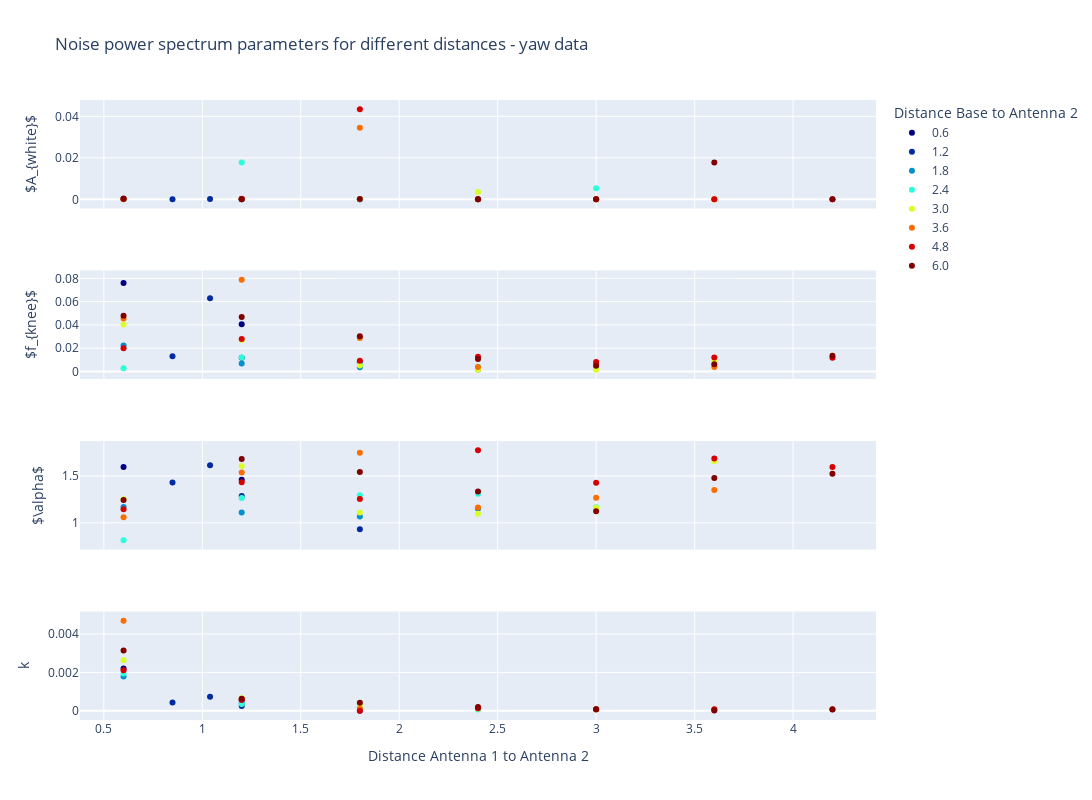

Notebook code cell kept with this figure:
### Code cell
unique_distances = np.unique(distance_base_antenna1)
colors = px.colors.sample_colorscale("jet", [i / (len(unique_distances) - 1) for i in range(len(unique_distances))])

# Create a subplot figure with 2 rows and 1 column, sharing the x-axis.
fig = make_subplots(
    rows=4,
    cols=1,
    shared_xaxes=True,
    vertical_spacing=0.1,
)

# Loop over unique distances to add traces for both subplots.
for i, dist in enumerate(unique_distances):
    mask = distance_base_antenna1 == dist
    # First subplot: A_white values
    fig.add_trace(go.Scatter(x=distance_antenna1_antenna2[mask], y=params_value[mask, 0], mode="markers", name=f"{dist:.1f}", marker=dict(color=colors[i])), row=1, col=1)
    # Second subplot: f_knee values; hide legend to avoid duplicates.
    fig.add_trace(go.Scatter(x=distance_antenna1_antenna2[mask], y=params_value[mask, 1], mode="markers", name=f"{dist:.1f}", marker=dict(color=colors[i]), showlegend=False), row=2, col=1)

    fig.add_trace(go.Scatter(x=distance_antenna1_antenna2[mask], y=params_value[mask, 2], mode="markers", name=f"{dist:.1f}", marker=dict(color=colors[i]), showlegend=False), row=3, col=1)

    fig.add_trace(go.Scatter(x=distance_antenna1_antenna2[mask], y=params_value[mask, 3], mode="markers", name=f"{dist:.1f}", marker=dict(color=colors[i]), showlegend=False), row=4, col=1)

# Update axis labels and overall layout.
fig.update_xaxes(title_text="Distance Antenna 1 to Antenna 2", row=4, col=1)
fig.update_yaxes(title_text=label[0], row=1, col=1)
fig.update_yaxes(title_text=label[1], row=2, col=1)
fig.update_yaxes(title_text=label[2], row=3, col=1)
fig.update_yaxes(title_text=label[3], row=4, col=1)

fig.update_layout(
    title=f"Noise power spectrum parameters for different distances - {data_name} data",
    # Position the legend outside the plot on the right.
    legend=dict(title="Distance Base to Antenna 2", orientation="v", x=1.02, y=1, xanchor="left", yanchor="top"),
    width=1200,
    height=800,
    margin=dict(r=150),  # Increase right margin to accommodate the legend.
)

fig.show()

### Figure 1 — Plotly figure (JSON) as saved in the notebook; plotly's stock layout.template omitted (floating-point values rounded to 4 significant figures)
{"data": [{"marker": {"color": "rgb(0, 0, 131)"}, "mode": "markers", "name": "0.6", "type": "scatter", "x": [1.2, 0.6], "xaxis": "x", "y": [0.0001166, 0.0001732], "yaxis": "y"}, {"marker": {"color": "rgb(0, 0, 131)"}, "mode": "markers", "name": "0.6", "showlegend": false, "type": "scatter", "x": [1.2, 0.6], "xaxis": "x2", "y": [0.04051, 0.07604], "yaxis": "y2"}, {"marker": {"color": "rgb(0, 0, 131)"}, "mode": "markers", "name": "0.6", "showlegend": false, "type": "scatter", "x": [1.2, 0.6], "xaxis": "x3", "y": [1.46, 1.596], "yaxis": "y3"}, {"marker": {"color": "rgb(0, 0, 131)"}, "mode": "markers", "name": "0.6", "showlegend": false, "type": "scatter", "x": [1.2, 0.6], "xaxis": "x4", "y": [0.0005623, 0.00221], "yaxis": "y4"}, {"marker": {"color": "rgb(0, 43, 159)"}, "mode": "markers", "name": "1.2", "type": "scatter", "x": [1.8, 1.2, 1.039, 0.8485], "xaxis": "x", "y": [9.024e-05, 5.468e-05, 0.0001277, 7.06e-05], "yaxis": "y"}, {"marker": {"color": "rgb(0, 43, 159)"}, "mode": "markers", "name": "1.2", "showlegend": false, "type": "scatter", "x": [1.8, 1.2, 1.039, 0.8485], "xaxis": "x2", "y": [0.00791, 0.01171, 0.06284, 0.013], "yaxis": "y2"}, {"marker": {"color": "rgb(0, 43, 159)"}, "mode": "markers", "name": "1.2", "showlegend": false, "type": "scatter", "x": [1.8, 1.2, 1.039, 0.8485], "xaxis": "x3", "y": [0.9322, 1.288, 1.613, 1.429], "yaxis": "y3"}, {"marker": {"color": "rgb(0, 43, 159)"}, "mode": "markers", "name": "1.2", "showlegend": false, "type": "scatter", "x": [1.8, 1.2, 1.039, 0.8485], "xaxis": "x4", "y": [9.602e-07, 0.0002481, 0.0007319, 0.0004396], "yaxis": "y4"}, {"marker": {"color": "rgb(2, 144, 206)"}, "mode": "markers", "name": "1.8", "type": "scatter", "x": [0.6, 1.2, 1.8, 2.4], "xaxis": "x", "y": [7.01e-05, 8.433e-05, 8.323e-05, 4.945e-05], "yaxis": "y"}, {"marker": {"color": "rgb(2, 144, 206)"}, "mode": "markers", "name": "1.8", "showlegend": false, "type": "scatter", "x": [0.6, 1.2, 1.8, 2.4], "xaxis": "x2", "y": [0.02241, 0.006774, 0.003646, 0.001677], "yaxis": "y2"}, {"marker": {"color": "rgb(2, 144, 206)"}, "mode": "markers", "name": "1.8", "showlegend": false, "type": "scatter", "x": [0.6, 1.2, 1.8, 2.4], "xaxis": "x3", "y": [1.171, 1.111, 1.068, 1.15], "yaxis": "y3"}, {"marker": {"color": "rgb(2, 144, 206)"}, "mode": "markers", "name": "1.8", "showlegend": false, "type": "scatter", "x": [0.6, 1.2, 1.8, 2.4], "xaxis": "x4", "y": [0.00179, 0.000422, 0.0002071, 0.0001131], "yaxis": "y4"}, {"marker": {"color": "rgb(41, 255, 219)"}, "mode": "markers", "name": "2.4", "type": "scatter", "x": [3.0, 2.4, 1.8, 1.2, 0.6], "xaxis": "x", "y": [0.005343, 5.146e-05, 0.0001235, 0.01777, 0.0002497], "yaxis": "y"}, {"marker": {"color": "rgb(41, 255, 219)"}, "mode": "markers", "name": "2.4", "showlegend": false, "type": "scatter", "x": [3.0, 2.4, 1.8, 1.2, 0.6], "xaxis": "x2", "y": [0.002658, 0.004144, 0.006168, 0.01206, 0.002749], "yaxis": "y2"}, {"marker": {"color": "rgb(41, 255, 219)"}, "mode": "markers", "name": "2.4", "showlegend": false, "type": "scatter", "x": [3.0, 2.4, 1.8, 1.2, 0.6], "xaxis": "x3", "y": [1.167, 1.311, 1.296, 1.264, 0.8147], "yaxis": "y3"}, {"marker": {"color": "rgb(41, 255, 219)"}, "mode": "markers", "name": "2.4", "showlegend": false, "type": "scatter", "x": [3.0, 2.4, 1.8, 1.2, 0.6], "xaxis": "x4", "y": [8.461e-05, 7.469e-05, 0.0001681, 0.0003592, 0.001938], "yaxis": "y4"}, {"marker": {"color": "rgb(219, 255, 36)"}, "mode": "markers", "name": "3.0", "type": "scatter", "x": [0.6, 1.2, 1.8, 2.4, 3.0, 3.6], "xaxis": "x", "y": [8.48e-05, 0.0001246, 0.0001981, 0.003477, 8.536e-05, 4.09e-05], "yaxis": "y"}, {"marker": {"color": "rgb(219, 255, 36)"}, "mode": "markers", "name": "3.0", "showlegend": false, "type": "scatter", "x": [0.6, 1.2, 1.8, 2.4, 3.0, 3.6], "xaxis": "x2", "y": [0.04039, 0.02704, 0.005227, 0.001421, 0.001463, 0.008866], "yaxis": "y2"}, {"marker": {"color": "rgb(219, 255, 36)"}, "mode": "markers", "name": "3.0", "showlegend": false, "type": "scatter", "x": [0.6, 1.2, 1.8, 2.4, 3.0, 3.6], "xaxis": "x3", "y": [1.251, 1.605, 1.11, 1.098, 1.161, 1.657], "yaxis": "y3"}, {"marker": {"color": "rgb(219, 255, 36)"}, "mode": "markers", "name": "3.0", "showlegend": false, "type": "scatter", "x": [0.6, 1.2, 1.8, 2.4, 3.0, 3.6], "xaxis": "x4", "y": [0.002638, 0.0006519, 0.0002585, 0.000115, 7.955e-05, 6.571e-05], "yaxis": "y4"}, {"marker": {"color": "rgb(252, 109, 0)"}, "mode": "markers", "name": "3.6", "type": "scatter", "x": [3.6, 3.0, 2.4, 1.8, 1.2, 0.6], "xaxis": "x", "y": [2.038e-05, 5.582e-05, 3.403e-05, 0.03454, 0.0003216, 0.0001944], "yaxis": "y"}, {"marker": {"color": "rgb(252, 109, 0)"}, "mode": "markers", "name": "3.6", "showlegend": false, "type": "scatter", "x": [3.6, 3.0, 2.4, 1.8, 1.2, 0.6], "xaxis": "x2", "y": [0.003747, 0.006127, 0.003942, 0.0288, 0.07882, 0.04558], "yaxis": "y2"}, {"marker": {"color": "rgb(252, 109, 0)"}, "mode": "markers", "name": "3.6", "showlegend": false, "type": "scatter", "x": [3.6, 3.0, 2.4, 1.8, 1.2, 0.6], "xaxis": "x3", "y": [1.35, 1.269, 1.165, 1.747, 1.536, 1.061], "yaxis": "y3"}, {"marker": {"color": "rgb(252, 109, 0)"}, "mode": "markers", "name": "3.6", "showlegend": false, "type": "scatter", "x": [3.6, 3.0, 2.4, 1.8, 1.2, 0.6], "xaxis": "x4", "y": [6.057e-05, 7.229e-05, 0.0001625, 0.0001123, 0.0006128, 0.004695], "yaxis": "y4"}, {"marker": {"color": "rgb(215, 0, 0)"}, "mode": "markers", "name": "4.8", "type": "scatter", "x": [0.6, 1.2, 1.8, 2.4, 3.0, 3.6, 4.2], "xaxis": "x", "y": [0.0001839, 9.258e-05, 0.04345, 6.562e-09, 3.729e-05, 1.621e-05, 1.09e-05], "yaxis": "y"}, {"marker": {"color": "rgb(215, 0, 0)"}, "mode": "markers", "name": "4.8", "showlegend": false, "type": "scatter", "x": [0.6, 1.2, 1.8, 2.4, 3.0, 3.6, 4.2], "xaxis": "x2", "y": [0.01989, 0.02788, 0.009138, 0.0127, 0.008069, 0.01198, 0.01181], "yaxis": "y2"}, {"marker": {"color": "rgb(215, 0, 0)"}, "mode": "markers", "name": "4.8", "showlegend": false, "type": "scatter", "x": [0.6, 1.2, 1.8, 2.4, 3.0, 3.6, 4.2], "xaxis": "x3", "y": [1.147, 1.434, 1.255, 1.775, 1.427, 1.687, 1.595], "yaxis": "y3"}, {"marker": {"color": "rgb(215, 0, 0)"}, "mode": "markers", "name": "4.8", "showlegend": false, "type": "scatter", "x": [0.6, 1.2, 1.8, 2.4, 3.0, 3.6, 4.2], "xaxis": "x4", "y": [0.002109, 0.0005692, 9.703e-13, 0.0001322, 8.164e-05, 8.726e-05, 7.855e-05], "yaxis": "y4"}, {"marker": {"color": "rgb(128, 0, 0)"}, "mode": "markers", "name": "6.0", "type": "scatter", "x": [4.2, 3.6, 3.0, 2.4, 1.8, 1.2, 0.6], "xaxis": "x", "y": [3.573e-05, 0.01779, 5.148e-05, 8.34e-05, 9.682e-05, 0.0002081, 0.0003749], "yaxis": "y"}, {"marker": {"color": "rgb(128, 0, 0)"}, "mode": "markers", "name": "6.0", "showlegend": false, "type": "scatter", "x": [4.2, 3.6, 3.0, 2.4, 1.8, 1.2, 0.6], "xaxis": "x2", "y": [0.01361, 0.00629, 0.004834, 0.01078, 0.03019, 0.04673, 0.04776], "yaxis": "y2"}, {"marker": {"color": "rgb(128, 0, 0)"}, "mode": "markers", "name": "6.0", "showlegend": false, "type": "scatter", "x": [4.2, 3.6, 3.0, 2.4, 1.8, 1.2, 0.6], "xaxis": "x3", "y": [1.524, 1.478, 1.125, 1.334, 1.542, 1.682, 1.243], "yaxis": "y3"}, {"marker": {"color": "rgb(128, 0, 0)"}, "mode": "markers", "name": "6.0", "showlegend": false, "type": "scatter", "x": [4.2, 3.6, 3.0, 2.4, 1.8, 1.2, 0.6], "xaxis": "x4", "y": [6.75e-05, 1.847e-05, 7.824e-05, 0.0001975, 0.0004204, 0.00063, 0.003138], "yaxis": "y4"}], "layout": {"height": 800, "legend": {"orientation": "v", "title": {"text": "Distance Base to Antenna 2"}, "x": 1.02, "xanchor": "left", "y": 1, "yanchor": "top"}, "margin": {"r": 150}, "title": {"text": "Noise power spectrum parameters for different distances - yaw data"}, "width": 1200, "xaxis": {"anchor": "y", "domain": [0, 1], "matches": "x4", "showticklabels": false}, "xaxis2": {"anchor": "y2", "domain": [0, 1], "matches": "x4", "showticklabels": false}, "xaxis3": {"anchor": "y3", "domain": [0, 1], "matches": "x4", "showticklabels": false}, "xaxis4": {"anchor": "y4", "domain": [0, 1], "title": {"text": "Distance Antenna 1 to Antenna 2"}}, "yaxis": {"anchor": "x", "domain": [0.825, 1], "title": {"text": "$A_{white}$"}}, "yaxis2": {"anchor": "x2", "domain": [0.55, 0.725], "title": {"text": "$f_{knee}$"}}, "yaxis3": {"anchor": "x3", "domain": [0.275, 0.45], "title": {"text": "$\\alpha$"}}, "yaxis4": {"anchor": "x4", "domain": [0, 0.175], "title": {"text": "k"}}}}
